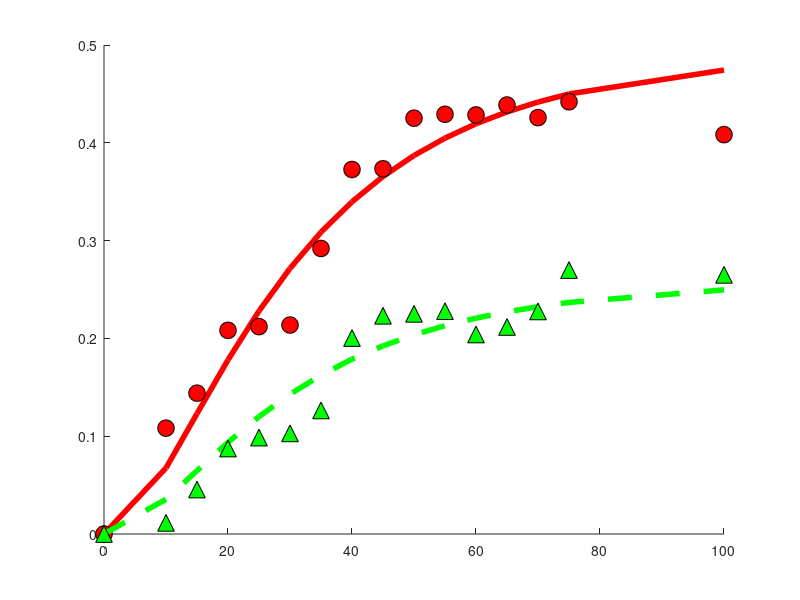

Write the MATLAB code that produced this figure. (Note: this script raises an error after producing the figure.)
% Functions and figures for the model fitting 
% based on the analytical model developed for epigenomeIntegrity project, 
% the functions are here plotted using parameters fitted from the
% experimental data

close all 
% plot properties 

fontSize   = 12;
markerSize = 12;
lineWidth  = 4;

% Plot figues
showHAndDFit        = true;
showSlidingFraction = true;
showSlidingOutOfDR  = true;
showRelativeSliding = true;
showExpansionFactor = true;
showRelativeOpeningDNA      = true;
showRelativeOpeningHistone  = true;

% Experimental measurements 
% uvc dose (the point u=100 is excluded for now due to irregular
% measurement)
% uData = [0 5 10	15	20	25	30	35	40	45	50	55	60	65	70	75 100];
uData = [0  10	15	20	25	30	35	40	45	50	55	60	65	70	75 100];
%__ histone loss data___
% hData = [0 10.714305725	10.8220788165	14.4014983755	20.8225447327	21.2024074872	21.3668579387	29.195045218	37.2706560079	37.3479226024	42.5138151765	42.9133041668	42.8508770934	43.8660779761	42.5763929893	44.1947934168 	40.8353794651
% ]./100;
% excluding measurement at 5 msec
hData = [0 	10.8220788165	14.4014983755	20.8225447327	21.2024074872	21.3668579387	29.195045218	37.2706560079	37.3479226024	42.5138151765	42.9133041668	42.8508770934	43.8660779761	42.5763929893	44.1947934168 	40.8353794651
]./100;

%___DNA loss data____
% dData = [0 1.5704212005	1.1365167475	4.545552178	8.7406190878	9.8581219326	10.2900341153	12.6333239455	20.0360763966	22.3129622161	22.5107680397	22.7887958612	20.4006799168	21.1679155925	22.757261652	26.9902966182	26.4974599239
% ]./100;
% excluding measurement at 5 msec
dData = [0 	1.1365167475	4.545552178	8.7406190878	9.8581219326	10.2900341153	12.6333239455	20.0360763966	22.3129622161	22.5107680397	22.7887958612	20.4006799168	21.1679155925	22.757261652	26.9902966182	26.4974599239
]./100;
% Analytical solutions of the model for histones and DNA loss vs UV dose
T = @(a1,u)  (1-exp(-a1.*u)).^2;% T(u)/T_max
% T = @(a1,u) ((1-exp(-(a1.^2).*u))+sqrt(pi.*u).*a1.*(1-erf(a1.*sqrt(u)))).^2; 
% %-- quadratic (damages) system 
% T  = @(a1,u) a1.*u.^2;


N_total = @(a1,a2,a3,u)1-exp(-(a3.*(1-a2)+a2).*T(a1,u));
N_slide = @(a1,a2,a3,u) (a2./((a3.*(1-a2)+a2))).*N_total(a1,a2,a3,u);
N_open  = @(a1,a2,a3,u) (a3.*(1-a2)./(a3.*(1-a2)+a2)).*N_total(a1,a2,a3,u);

% N = @(a1,a2,u)exp(-(a2).*T(a1,u))+(1-T(a1,u)); % N(u)/N_0
R = @(a1,a2,a3,a4,u)  1+a4.*N_total(a1,a2,a3,u);%+(a4).*(T(a1,u))); %R(u)/R_0
d = @(a1,a2,a3,a4,u) (((R(a1,a2,a3,a4,u))-1+N_open(a1,a2,a3,u))./(R(a1,a2,a3,a4,u)));%+(T(a1,u))./R(a1,a2,a3,a4,u);
h = @(a1,a2,a3,a4,u) (d(a1,a2,a3,a4,u) +(N_slide(a1,a2,a3,u))./R(a1,a2,a3,a4,u));%d(a1,a2,a3,a4,u)+(T(a1,u)-N(a1,a2,u))./R(a1,a2,a3,a4,u) ;%./R(a1,a2,a3,u);


% % % ---autofit
% opt       = optimset('TolFun',1e-15,'TolX',1e-15,'MaxIter',1e7,'MaxFunEvals',1e7,'TolCon',1e-19,'Hessian','bfgs',...
%     'Diagnostics','off');
% % run several tests
% numTests  = 1;
% fitParams = zeros(numTests,4); 
% fval      = zeros(numTests,1);
% for tIdx = 1:numTests
% [fitParams(tIdx,:),fval(tIdx),exitFlag,output]=...
%     fmincon(@FitDandH,1*rand(1,4),-1*eye(4),zeros(4,1),[],[],zeros(4,1),5*ones(4,1),[],opt);
% end
% [~,pl] = min(fval);
%  fitParams = fitParams(pl,:);
% c1 = fitParams(1);
% c2 = fitParams(2);
% c3 = fitParams(3);
% c4 = fitParams(4);

c1 = 0.037;%0.036;% curve h
c2 = 0.35;  %0.35;% lift h
c3 = 0.24; %0.24; % lift d+h
c4 = 0.46; %0.48; % lift d+ h

%-- plot ---
if showHAndDFit
%____ plot histone loss, h
fig1 = figure('Name','nucleosome and DNA fit');
ax1  = axes('Parent',fig1,'NextPlot','Add');
line('Xdata',uData,'YData',h(c1,c2,c3,c4,uData),'Color','r','LineWidth',lineWidth,...
    'Parent',ax1,'DisplayName','nucleosome loss, model');
line('XData',uData,'YData',hData,'Marker','o','MarkerSize',markerSize,'MarkerFaceColor','r','MarkerEdgeColor','k',...
    'LineStyle','none','Parent',ax1,'DisplayName','nucleosome loss, exp. data'), 

%____ plot DNA loss, d
line('XData',uData,'YData',d(c1,c2,c3,c4,uData),'Color','g','LineWidth',lineWidth,...
    'DisplayName','DNA loss fraction, model','Parent',ax1,'LineStyle','--');
line('XData',uData,'YData',dData,'Marker','^','Color','g','MarkerSize',markerSize,'MarkerFaceColor','g',...
    'MarkerEdgeColor','k','LineStyle','none',...
    'Parent',ax1,'DisplayName','DNA loss fraction, exp. data'), 

legend(get(ax1,'Children'),'Location','NW')
title(' Model fit to experimental data','Parent',ax1,'FontSize',fontSize), 
xlabel('U.V dose','Parent',ax1,'FontSize',fontSize)
ylabel('Loss fraction','Parent',ax1,'FontSize',fontSize)
set(ax1,'FontSize',fontSize)
end

if showSlidingFraction 
%_____ plot sliding fraction, h-d
fig2 = figure;
ax2  = axes('Parent',fig2);
line('XData',uData,'YData',(hData-dData),'Marker','o','Color','k','MarkerFaceColor','c',...
    'Parent',ax2,'DisplayName','nucleosome sliding loss, exp.data','MarkerSize',markerSize,'LineStyle','none');
line('XData',uData,'YData',h(c1,c2,c3,c4,uData)-d(c1,c2,c3,c4,uData),'LineWidth',lineWidth,'Parent',ax2,...
    'DisplayName','nucleosome sliding loss, model','Color','k')
xlabel('U.V dose','Parent',ax2,'FontSize',fontSize);
ylabel('h(U)-d(U)','Parent',ax2,'FontSize',fontSize);
title('Fraction of nucleosomes lost by sliding','Parent',ax2,'FontSize',fontSize);
legend(get(ax2,'Children'),'Location','NW')
set(ax2,'FontSize',fontSize,'LineWidth',lineWidth)
end

if showSlidingOutOfDR  
%_____ fraction of sliding out of the damage region (h-d)/(1-d)
fig3 = figure; 
ax3  = axes('Parent',fig3,'NextPlot','add');
line('XData',uData,'Ydata',(hData-dData)./(1-dData),'Marker','o','Color','k','MarkerFaceColor','c',...
    'Parent',ax3,'DisplayName','nucleosome sliding out of DR, exp. data','MarkerSize',markerSize,...
    'LineStyle','none');
line('XData',uData,'YData',(h(c1,c2,c3,c4,uData)-d(c1,c2,c3,c4,uData))./(1-d(c1,c2,c3,c4,uData)),'Parent',ax3,...
    'LineWidth',lineWidth,'DisplayName','nucleosome sliding out of DR, model')
% line('Xdata',uData,'YData',N_slide(c1,c2,c3,uData)./(1-N_open(c1,c2,c3,uData)),'Color','r','Parent',ax3)
% add linear fit for comparison
% linearFitModel = fittype('a*x');
% [fitValues, fitScore] = fit(uData',((hData-dData)./(1-dData))',linearFitModel,'Robust','LAR','StartPoint',1);
% line('XData',uData,'YData',fitValues(uData),'Parent',ax3,'DisplayName','linear fit','Color','r',...
%     'LineStyle','--','LineWidth',lineWidth)
title('Fraction of nucleosome sliding out of the IDR','Parent',ax3,'FontSize',fontSize)
xlabel('U.V dose','Parent',ax3,'FontSize',fontSize);
ylabel('(H(u)-D(u))/(1-D(u)', 'FontSize', fontSize);
legend(get(ax3,'Children'),'Location','NW')
set(ax3,'FontSize',fontSize,'LineWidth',lineWidth)

end

if showRelativeSliding 
%____ relative sliding contribution (h-d)/h
fig4 = figure; 
ax4  = axes('Parent',fig4,'NextPlot','add','FontSize',fontSize);
line('XData',uData,'Ydata',1 -(dData)./hData,'Marker','o','Color','k','MarkerFaceColor','c',...
    'Parent',ax4,'DisplayName','relative nucleosome sliding contribution, exp. data','MarkerSize',markerSize,...
    'LineStyle','none');
line('XData',uData,'YData',((h(c1,c2,c3,c4,uData))-d(c1,c2,c3,c4,uData))./(h(c1,c2,c3,c4,uData)),'Parent',ax4,...
    'LineWidth',lineWidth,'DisplayName','relative nucleosome sliding contribution, model')
xlabel('U.V dose','Parent',ax4,'FontSize',fontSize);
ylabel('(h(U)-d(U))/h(U)','FontSize',fontSize,'Parent',ax4)
legend(get(ax4,'Children'),'Location','NW');
title('1-D/H, Contribution of sliding to the total nucleosome loss','Parent',ax4,'FontSize',fontSize)
set(ax4,'FontSize',fontSize,'LineWidth',lineWidth)
end

if showExpansionFactor
%___ Expansion factor 
fig5 = figure;
uValues = 0:1:100;
ax5  = axes('Parent',fig5,'NextPlot','add','FontSize',fontSize,'LineWidth',lineWidth);
line('XData',uValues,'YData',R(c1,c2,c3,c4,uValues),'Parent',ax5)
xlabel('U.V dose','Parent',ax5,'FontSize',fontSize)
ylabel('A(U)/A(o)','Parent',ax5,'FontSize',fontSize);
set(ax5,'FontSize',fontSize,'LineWidth',lineWidth)
end


if showRelativeOpeningDNA
fig6 = figure;
% this is the DNA loss due to opening 
% show A_openning/A(u)
uVals = 0:0.5:max(uData);
ax6 = axes('Parent', fig6,'NextPlot','Add','FontSize',fontSize,'LineWidth',lineWidth);
title('Relative contribution to DNA loss','FontSize',fontSize,'Parent',ax6)
xlabel(ax6,'UV dose','FontSize',fontSize)
ylabel(ax6,'Fraction of loss','FontSize',fontSize)
d_open = (R(c1,0,c3,c4,uVals)+N_open(c1,0,c3,uVals)-c4*N_slide(c1,c2,c3,uVals)-1)./(R(c1,c2,c3,c4,uVals)+N_open(c1,c2,c3,uVals)-c4*N_slide(c1,c2,c3,uVals));

relativeOpening = [d_open./d(c1,c2,c3,c4,uVals);
                   1-d_open./d(c1,c2,c3,c4,uVals)];
% relativeOpening = [(c4.*T(c1,uVals))./(c3.*(1-N(c1,c2,uVals))+c4.*T(c1,uVals));...
%     1-(c4.*T(c1,uVals))./(c3.*(1-N(c1,c2,uVals))+c4.*T(c1,uVals))]';
bar(uVals,relativeOpening',1,'Stacked')
c = get(ax6,'Children');
set(c(1),'LineStyle','none','FaceColor','y');
set(c(2),'LineStyle','none')
%  legend('opening','sliding');
 annotation(fig6,'textbox',...
    [0.404834260977118 0.714880332986472 0.226581941867656 0.100936524453697],...
    'String',{'Sliding contribution'},...
    'FontSize',25,...
    'FitBoxToText','off',...
    'LineStyle','none',...
    'LineWidth',2.5);
annotation(fig6,'textbox',...
    [0.402730531520393 0.369529983792544 0.270322620519159 0.11345218800648],...
    'String',{'Opening contribution'},...
    'FontSize',25,...
    'FitBoxToText','off',...
    'LineStyle','none',...
    'LineWidth',2.5,...
    'Color',[1 1 1]);
set(ax6,'XLim',[uVals(1) uVals(end)]);
end

if showRelativeOpeningHistone  
    % histone loss due to opening
  fig7 = figure;
  uVals = 0:0.5:max(uData);
  ax7 = axes('Parent',fig7,'NextPlot','Add');
  relativeOpeningH = [d_open./h(c1,c2,c3,c4,uVals); 1-d_open./h(c1,c2,c3,c4,uVals)];
%   relativeOpeningH = [c4.*T(c1,uVals)./(R(c1,c2,c3,c4,uVals)-N(c1,c2,uVals));...(1-(1./(1+c4.*T(c1,uVals))))./(1-N(c1,c2,uVals)./R(c1,c2,c3,c4,uVals));...
%       1-(c4.*T(c1,uVals))./(R(c1,c2,c3,c4,uVals)-N(c1,c2,uVals))];%1-(1-(1./(1+c4.*T(c1,uVals))))./(1-N(c1,c2,uVals)./R(c1,c2,c3,c4,uVals))];
  bar(uVals,relativeOpeningH',1.5,'Stacked')
  title('Relative contribution to nucleosome loss','FontSize',fontSize)
  xlabel(ax7,'UV dose','FontSize',fontSize); 
  ylabel(ax7,'Fraction of loss','FontSize',fontSize)
  set(ax7,'FontSize',fontSize,'LineWidth',lineWidth)
  c = get(ax7,'Children');
  set(c(1),'LineStyle','none','FaceColor','y');
  set(c(2),'LineStyle','none')
  annotation(fig7,'textbox',...
    [0.398404202719404 0.170872887242418 0.264760197775033 0.147995889003083],...
    'String',{'Opening contribution'},...
    'FontSize',25,...
    'FitBoxToText','off',...
    'LineStyle','none',...
    'LineWidth',2.5,...
    'Color',[1 1 1]);
annotation(fig7,'textbox',...
    [0.412619283065513 0.621788283658787 0.238802224969098 0.112024665981501],...
    'String',{'Sliding contribution'},...
    'FontSize',25,...
    'FitBoxToText','off',...
    'LineStyle','none',...
    'LineWidth',2.5);
set(ax7,'Xlim',[uVals(1) uVals(end)])
%   legend('opening','sliding');
end

%___Calculate SSEs and R2 for fittings 
sseHistone   = sum((h(c1,c2,c3,c4,uData(1:end-1))-hData(1:end-1)).^2);
rsHistone    = 1-sseHistone./sum((hData-mean(hData)).^2);
sseDNA       = sum((d(c1,c2,c3,c4,uData)-dData).^2);
rsDNA        = 1- sseDNA./sum((dData-mean(dData)).^2);
sseSlidingOutOfIDR = sum(((h(c1,c2,c3,c4,uData)-d(c1,c2,c3,c4,uData))./(1-d(c1,c2,c3,c4,uData)) -(hData-dData)./(1-dData)).^2);
rsSlidingOutOfIDR  = 1- sseSlidingOutOfIDR./sum(((hData-dData)./(1-dData) - mean((hData-dData)./(1-dData))).^2);
[rsDNA rsHistone,rsSlidingOutOfIDR]
